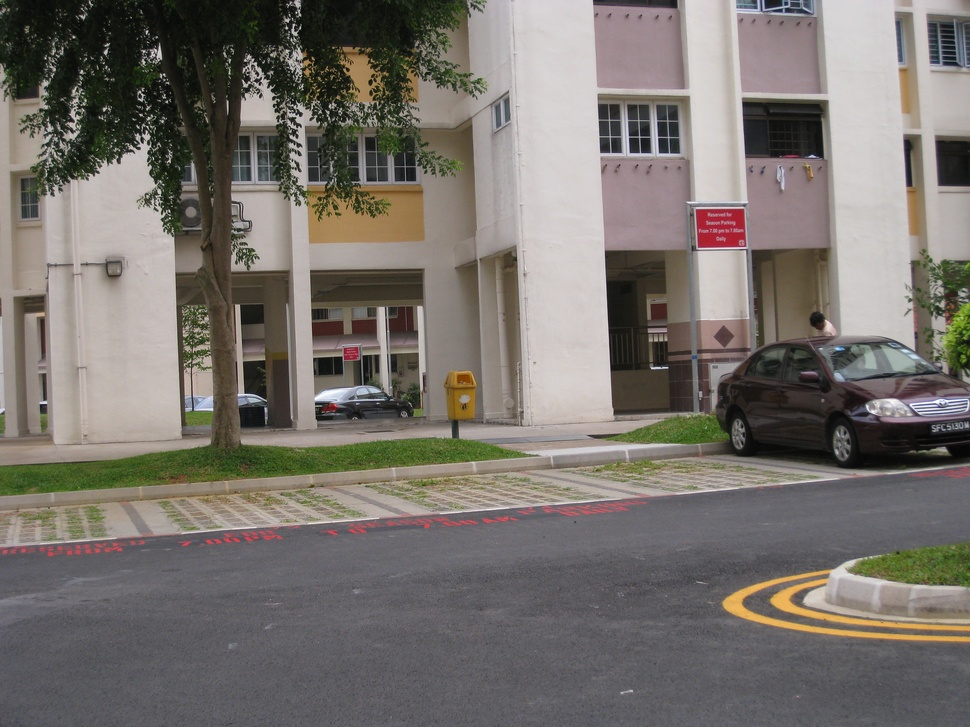
#> input picture data/images/C/I1/STA_0031.JPG, 970 x 727 px, shrunk from 3264 x 2448 before the run, found by its file name
$ python Stitcher.py
#> lines starting #> are read from the running program, lines starting #| are printed output that depends on the picture; after the words box and inside, x2 and y2 are one past the last pixel; in counts of white or black regions, pixels touching at a corner belong together
### src/taskC/functions/Helpers/KeypointDetector.py
import cv2
import os

# Using SIFT to detect keypoints
def detect_keypoints(image):
    # Create SIFT detector
    img_gray = cv2.cvtColor(image, cv2.COLOR_BGR2GRAY)
    sift = cv2.SIFT_create()

    # Detect keypoints and compute descriptors
    keypoints, descriptors = sift.detectAndCompute(img_gray, None)

    return keypoints, descriptors

# Using ORB to detect keypoints
# [33 lines left out: functions detect_keypoints_orb, main, not called in this run]

# [2 lines that do not run on import are left out]

### src/taskC/functions/Helpers/KeypointMatcher.py
import os
import cv2
import numpy as np

from functions.Helpers.KeypointDetector import detect_keypoints, detect_keypoints_orb

def match_keypoints(descriptors1, descriptors2, n = 0.15):
    """
    Match keypoints between two sets of descriptors using BFMatcher.

    :param descriptors1: Descriptors of the first image
    :param descriptors2: Descriptors of the second image
    :return: Matches between the two images
    """
    # Create BFMatcher object
    bf = cv2.BFMatcher(cv2.NORM_L2, crossCheck=True)

    # Match descriptors
    matches = bf.match(descriptors1, descriptors2)

    # Sort matches by distance
    matches = sorted(matches, key=lambda x: x.distance)

    top_n = int(len(matches) * n)
    return matches[:top_n]

# [53 lines left out: functions match_keypoints_all, main, not called in this run]

# [2 lines that do not run on import are left out]

### src/taskC/functions/Helpers/Homography.py
"""
Courtsy: https://github.com/hughesj919/HomographyEstimation/tree/master
"""

import os
import cv2
import random
import numpy as np

from functions.Helpers.KeypointDetector import detect_keypoints
from functions.Helpers.KeypointMatcher import match_keypoints

def calculate_homography(correspondences):
    a_list = []
    for corr in correspondences:
        x1, y1, x2, y2 = corr[0], corr[1], corr[2], corr[3]
        a_list.append([-x1, -y1, -1, 0, 0, 0, x2 * x1, x2 * y1, x2])
        a_list.append([0, 0, 0, -x1, -y1, -1, y2 * x1, y2 * y1, y2])
    a_matrix = np.array(a_list)

    _, _, vh = np.linalg.svd(a_matrix)
    h = vh[-1, :].reshape(3, 3)
    h /= h[2, 2]
    return h

def geometric_distance(correspondences, h):
    p1 = np.hstack((correspondences[:, :2], np.ones((correspondences.shape[0], 1))))
    p2 = np.hstack((correspondences[:, 2:], np.ones((correspondences.shape[0], 1))))
    projected_p2 = (h @ p1.T).T
    projected_p2 /= projected_p2[:, [2]]
    errors = np.linalg.norm(projected_p2[:, :2] - p2[:, :2], axis=1)
    return errors

def ransac(correspondences, threshold = 5.0, iterations=1000):
    best_h = None
    max_inliers = []

    for _ in range(iterations):
        sampled_corrs = correspondences[np.random.choice(correspondences.shape[0], 4, replace=False)]
        h = calculate_homography(sampled_corrs)
        distances = geometric_distance(correspondences, h)
        inliers = correspondences[distances < threshold]

        if len(inliers) > len(max_inliers):
            max_inliers = inliers
            best_h = h

        if len(max_inliers) > len(correspondences) * threshold:
            break

    inverse_h = np.linalg.inv(best_h)

    return inverse_h, max_inliers

# [33 lines left out: function main, not called in this run]


# [2 lines that do not run on import are left out]

### src/taskC/functions/Helpers/Warper.py
import os
import cv2
import numpy as np

from functions.Helpers.KeypointDetector import detect_keypoints, detect_keypoints_orb
from functions.Helpers.KeypointMatcher import match_keypoints
from functions.Helpers.Homography import ransac

def warp_image(target_img, H, output_shape, offset_x=0, offset_y=0):

    output_height, output_width = output_shape[:2]

    # Create an output image filled with zeros (black)
    warped_image = np.zeros((output_height, output_width, 3), dtype=np.uint8)

    inverse_H = np.linalg.inv(H)

    # Iterate over every pixel in the output image
    for y in range(output_height):
        for x in range(output_width):
            # Create homogeneous coordinates for the output pixel with offset
            pixel_homogeneous = np.array([x + offset_x, y + offset_y, 1])

            # Map the pixel back to the target image's coordinates using the inverse homography matrix
            src_coords = inverse_H @ pixel_homogeneous

            # Normalize the coordinates
            src_x = src_coords[0] / src_coords[2]
            src_y = src_coords[1] / src_coords[2]

            # Check if the mapped coordinates are within the bounds of the target image
            if 0 <= src_x < target_img.shape[1] and 0 <= src_y < target_img.shape[0]:
                # Assign the pixel value from the target image to the warped image
                warped_image[y, x] = target_img[int(src_y), int(src_x)]

    return warped_image


# [39 lines left out: function main, not called in this run]

# [2 lines that do not run on import are left out]

### src/taskC/functions/Helpers/Stitcher.py
import os
import cv2
import numpy as np

from functions.Helpers.KeypointDetector import detect_keypoints, detect_keypoints_orb
from functions.Helpers.KeypointMatcher import match_keypoints
from functions.Helpers.Homography import ransac
from functions.Helpers.Warper import warp_image

def calculate_final_image_size(left, right, H):
    left_corners = np.array([[0, 0, 1],
                                [left.shape[1] - 1, 0, 1],
                                [left.shape[1] - 1, left.shape[0] - 1, 1],
                                [0, left.shape[0] - 1, 1]])

    right_corners = np.array([[0, 0, 1],
                                [right.shape[1] - 1, 0, 1],
                                [right.shape[1] - 1, right.shape[0] - 1, 1],
                                [0, right.shape[0] - 1, 1]])

    transformed_right_corners = H @ right_corners.T
    transformed_right_corners /= transformed_right_corners[2, :]

    # Take min and max of x and y coordinates of all the corners
    max_x = int(max(np.max(left_corners[:, 0]), np.max(transformed_right_corners[0, :])))
    min_x = int(min(np.min(left_corners[:, 0]), np.min(transformed_right_corners[0, :])))
    max_y = int(max(np.max(left_corners[:, 1]), np.max(transformed_right_corners[1, :])))
    min_y = int(min(np.min(left_corners[:, 1]), np.min(transformed_right_corners[1, :])))

    return max_x, min_x, max_y, min_y

def distance_weighted_blend(left_overlap, right_overlap):
    # Convert overlaps to grayscale for mask creation
    left_gray = cv2.cvtColor(left_overlap, cv2.COLOR_BGR2GRAY)
    right_gray = cv2.cvtColor(right_overlap, cv2.COLOR_BGR2GRAY)

    # Calculate masks for non-zero regions
    left_mask = (left_gray > 0).astype(np.uint8)
    right_mask = (right_gray > 0).astype(np.uint8)

    # Apply distance transform to create weighting matrices
    left_dist_transform = cv2.distanceTransform(left_mask, cv2.DIST_L2, 3)
    right_dist_transform = cv2.distanceTransform(right_mask, cv2.DIST_L2, 3)

    # Normalize to create weight maps
    left_weights = left_dist_transform / (left_dist_transform + right_dist_transform + 1e-6)
    right_weights = right_dist_transform / (left_dist_transform + right_dist_transform + 1e-6)

    # Blend the overlapping regions
    blended_overlap = (left_overlap * left_weights[..., None] + right_overlap * right_weights[..., None]).astype(np.uint8)

    return blended_overlap

def stitch2right(left, right, H):
    max_x, min_x, max_y, min_y = calculate_final_image_size(left, right, H)

    output_width = max_x - min_x
    output_height = max_y - min_y

    output_img = np.zeros((output_height + 5, output_width + 5, 3), dtype=left.dtype)

    left_offset_x = -min_x
    left_offset_y = -min_y
    output_img[left_offset_y:left_offset_y + left.shape[0], left_offset_x:left_offset_x + left.shape[1]] = left

    warped_right = warp_image(right, H, output_img.shape, -left_offset_x, -left_offset_y)

    overlap_x_start = max(0, left_offset_x)
    overlap_x_end = min(output_img.shape[1], left_offset_x + left.shape[1])

    left_overlap = output_img[:, overlap_x_start:overlap_x_end]
    right_overlap = warped_right[:, overlap_x_start:overlap_x_end]

    # Perform distance-based blending
    blended_overlap = distance_weighted_blend(left_overlap, right_overlap)

    mask = (left_overlap > 0) & (right_overlap > 0)
    output_img[:, overlap_x_start:overlap_x_end][mask] = blended_overlap[mask]
    output_img[(output_img == 0) & (warped_right > 0)] = warped_right[(output_img == 0) & (warped_right > 0)]

    return output_img, warped_right

def stitch2left(left, right, H):
    H_inv = np.linalg.inv(H)
    max_x, min_x, max_y, min_y = calculate_final_image_size(right, left, H_inv)

    output_width = max_x - min_x
    output_height = max_y - min_y

    output_img = np.zeros((output_height + 5, output_width + 5, 3), dtype=right.dtype)

    right_offset_x = -min_x
    right_offset_y = -min_y
    output_img[right_offset_y:right_offset_y + right.shape[0], right_offset_x:right_offset_x + right.shape[1]] = right

    warped_left = warp_image(left, H_inv, output_img.shape, -right_offset_x, -right_offset_y)

    # Define overlap region
    overlap_x_start = max(0, right_offset_x)
    overlap_x_end = min(output_img.shape[1], right_offset_x + right.shape[1])

    right_overlap = output_img[:, overlap_x_start:overlap_x_end]
    left_overlap = warped_left[:, overlap_x_start:overlap_x_end]

    # Perform distance-based blending
    blended_overlap = distance_weighted_blend(left_overlap, right_overlap)

    mask = (left_overlap > 0) & (right_overlap > 0)
    output_img[:, overlap_x_start:overlap_x_end][mask] = blended_overlap[mask]
    output_img[(output_img == 0) & (warped_left > 0)] = warped_left[(output_img == 0) & (warped_left > 0)]

    return output_img, warped_left

def main():
    img1 = cv2.imread('Images/STA_0031.jpg')
#> img1 is the input picture: shape (727, 970, 3); mean B, G, R 108.5, 114, 119.3
    img2 = cv2.imread('Images/STB_0032.jpg')
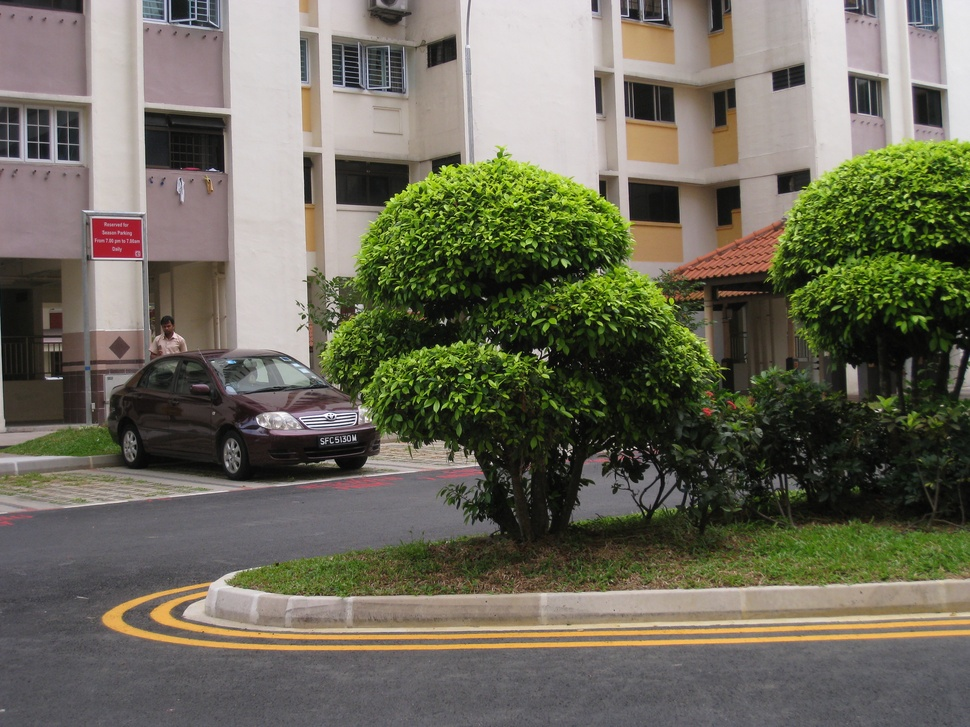
#> input picture data/images/C/I1/STB_0032.JPG, 970 x 727 px, shrunk from 3264 x 2448 before the run, found by its file name
#> img2 is the input picture: shape (727, 970, 3); mean B, G, R 91.3, 106.5, 109

    print("Images loaded")

    kp1, desc1 = detect_keypoints(img1)
#> in detect_keypoints, `keypoints, descriptors = sift.detectAndCompute(img_gray, None)`: keypoints = 2761 keypoints; strongest (x, y, size): (287, 28, 1.9), (105, 52, 2.8), (786, 130, 51.1), (81, 72, 2.4)
#> kp1 has the same summary as keypoints in detect_keypoints
    kp2, desc2 = detect_keypoints(img2)
#> in detect_keypoints (call 2), `img_gray = cv2.cvtColor(image, cv2.COLOR_BGR2GRAY)`:
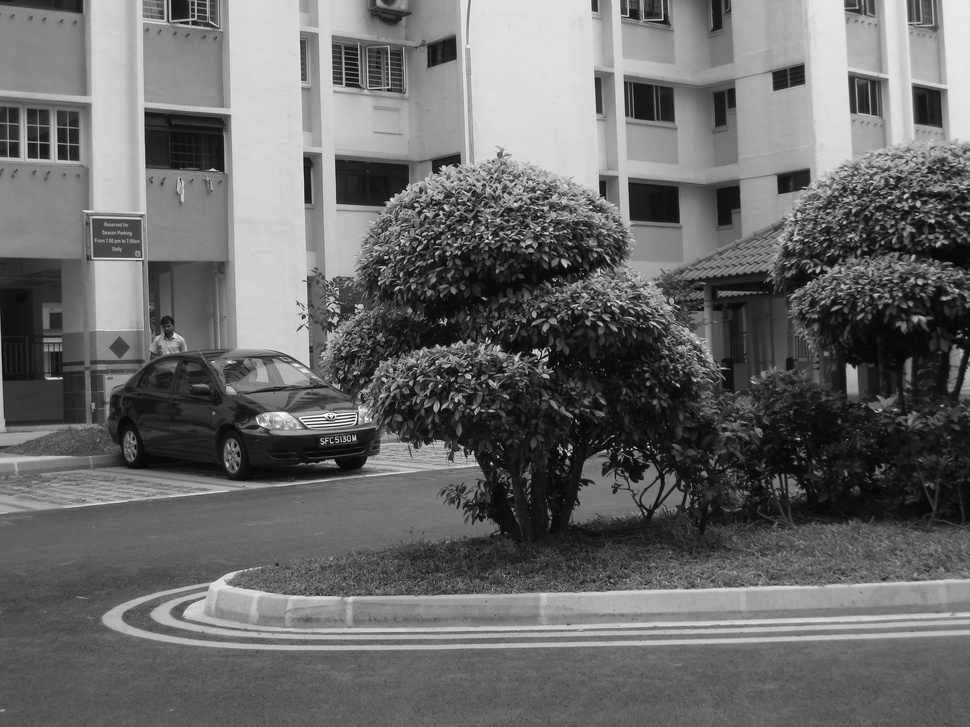
#> img_gray: shape (727, 970); min 0, max 254, mean 105.5
#> in detect_keypoints (call 2), `keypoints, descriptors = sift.detectAndCompute(img_gray, None)`: keypoints = 4847 keypoints; strongest (x, y, size): (929, 106, 23.9), (609, 304, 1.9), (569, 454, 2.2), (187, 142, 51.3)
#> kp2 has the same summary as keypoints in detect_keypoints
    keypoints = [kp1, kp2]
    matches = match_keypoints(desc1, desc2, 0.2)
#> in match_keypoints, `matches = bf.match(descriptors1, descriptors2)`: matches = 1216 matches
#> in match_keypoints, `top_n = int(len(matches) * n)`: top_n = 243
#> matches = 243 matches

    print("Keypoints detected and matched")

    correspondenceList = np.array([
        [keypoints[0][match.queryIdx].pt[0], keypoints[0][match.queryIdx].pt[1],
        keypoints[1][match.trainIdx].pt[0], keypoints[1][match.trainIdx].pt[1]]
        for match in matches
    ])
#> correspondenceList = 243 rows, first 6: [629.9, 451.6, 19.04, 464], [749.7, 169.9, 149.6, 180.6], [940.6, 623.8, 316.7, 633.4], [780.7, 173.6, 180.7, 186.3], [934.1, 58.77, 336.7, 79.73], [751.7, 149.1, 152.2, 159.8]

    H, _ = ransac(correspondenceList)
#> after the loop in ransac, `for _ in range(iterations):`: max_inliers = 220 rows, first 6: [629.9, 451.6, 19.04, 464], [749.7, 169.9, 149.6, 180.6], [940.6, 623.8, 316.7, 633.4], [780.7, 173.6, 180.7, 186.3], [934.1, 58.77, 336.7, 79.73], [751.7, 149.1, 152.2, 159.8]
#> in ransac, `inverse_h = np.linalg.inv(best_h)`: inverse_h = [[0.759, 0.0201, 536.1], [-0.0608, 0.859, 2.1], [-0.000145, -1.71e-05, 0.897]]
#> H has the same summary as inverse_h in ransac

    print("Homography matrix estimated")

    output_img, warped_right = stitch2left(img1, img2, H)
#> in stitch2left, `H_inv = np.linalg.inv(H)`: H_inv = [[1.18, -0.0416, -705.3], [0.0831, 1.16, -52.39], [0.000192, 1.54e-05, 1]]
#> in calculate_final_image_size, `transformed_right_corners = H @ right_corners.T`: transformed_right_corners = [[-705.3, 438.1, 408, -735.4], [-52.39, 28.12, 871.3, 790.8], [1, 1.19, 1.2, 1.01]]
#> in calculate_final_image_size, `transformed_right_corners /= transformed_right_corners[2, :]`: transformed_right_corners = [[-705.3, 369.3, 340.7, -727.3], [-52.39, 23.71, 727.6, 782.1], [1, 1, 1, 1]]
#> in calculate_final_image_size, `max_x = int(max(np.max(left_corners[:, 0]), np.max(transformed_right_c..`: max_x = 969
#> in calculate_final_image_size, `min_x = int(min(np.min(left_corners[:, 0]), np.min(transformed_right_c..`: min_x = -727
#> in calculate_final_image_size, `max_y = int(max(np.max(left_corners[:, 1]), np.max(transformed_right_c..`: max_y = 782
#> in calculate_final_image_size, `min_y = int(min(np.min(left_corners[:, 1]), np.min(transformed_right_c..`: min_y = -52
#> in stitch2left, `max_x, min_x, max_y, min_y = calculate_final_image_size(right, left, H..`: max_x = 969; min_x = -727; max_y = 782; min_y = -52
#> in stitch2left, `output_width = max_x - min_x`: output_width = 1696
#> in stitch2left, `output_height = max_y - min_y`: output_height = 834
#> in stitch2left, `right_offset_x = -min_x`: right_offset_x = 727
#> in stitch2left, `right_offset_y = -min_y`: right_offset_y = 52
#> in stitch2left, `output_img[right_offset_y:right_offset_y + right.shape[0], right_offse..`:
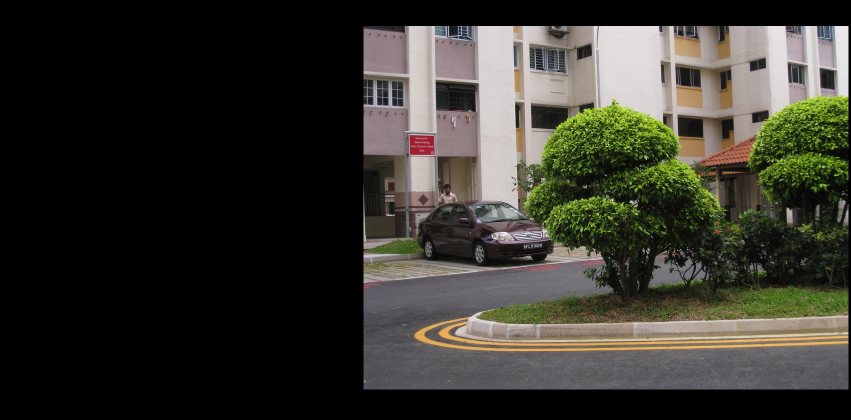
#> output_img: shape (839, 1701, 3) (shown at 1/2 size); mean B, G, R 45.1, 52.6, 53.9
#> in warp_image, `inverse_H = np.linalg.inv(H)`: inverse_H has the same summary as inverse_h in ransac
#> after the loop in warp_image, `for y in range(output_height):`:
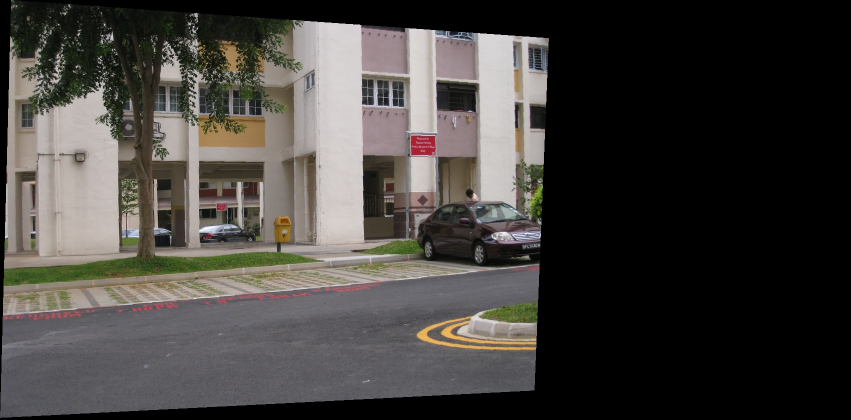
#> warped_image: shape (839, 1701, 3) (shown at 1/2 size); mean B, G, R 62, 65.4, 68.4
#> in stitch2left, `overlap_x_start = max(0, right_offset_x)`: overlap_x_start = 727
#> in stitch2left, `overlap_x_end = min(output_img.shape[1], right_offset_x + right.shape[..`: overlap_x_end = 1697
#> in distance_weighted_blend, `left_mask = (left_gray > 0).astype(np.uint8)`:
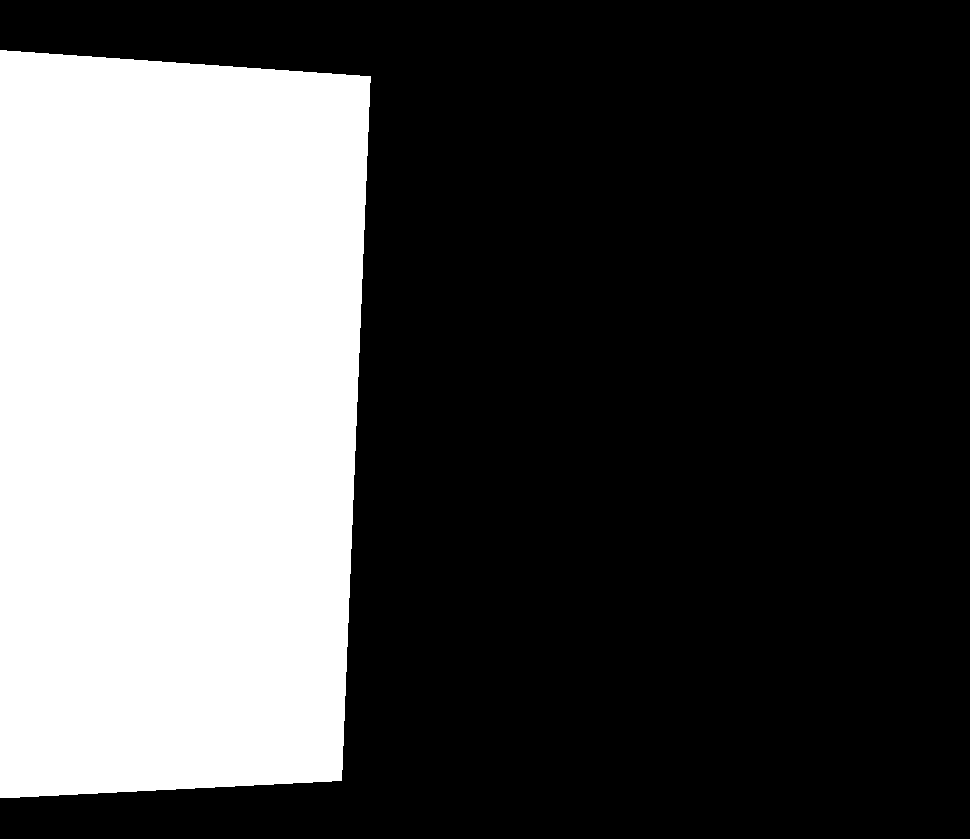
#> left_mask: shape (839, 970); values 0 (black) and 1 (white), 31.8% white; 1 white region, box (x1, y1, x2, y2) and area: (0, 50, 371, 798) 259028
#> in distance_weighted_blend, `right_mask = (right_gray > 0).astype(np.uint8)`: right_mask: shape (839, 970); values 0 (black) and 1 (white), 86.7% white; 3 black regions (1 under 20 px), largest, box (x1, y1, x2, y2) and area: (0, 779, 970, 839) 58200, (0, 0, 970, 52) 50440
#> in distance_weighted_blend, `right_weights = right_dist_transform / (left_dist_transform + right_di..`:
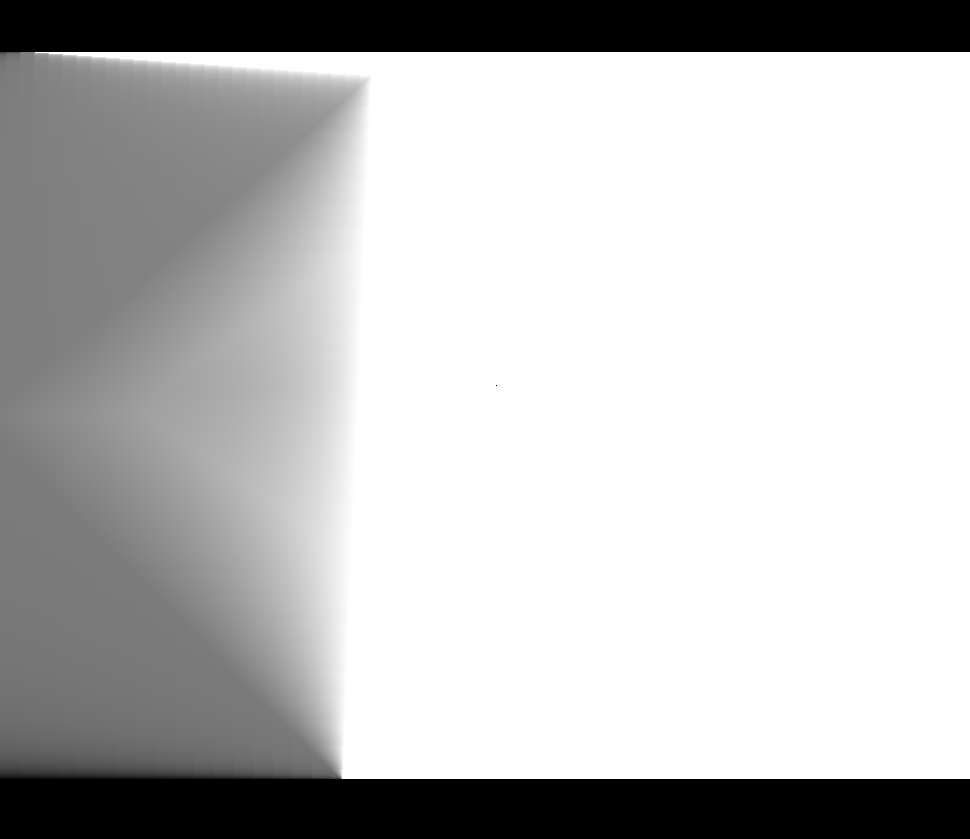
#> right_weights: shape (839, 970) float32; min 0, max 1, mean 0.738
#> in stitch2left, `output_img[(output_img == 0) & (warped_left > 0)] = warped_left[(outpu..`:
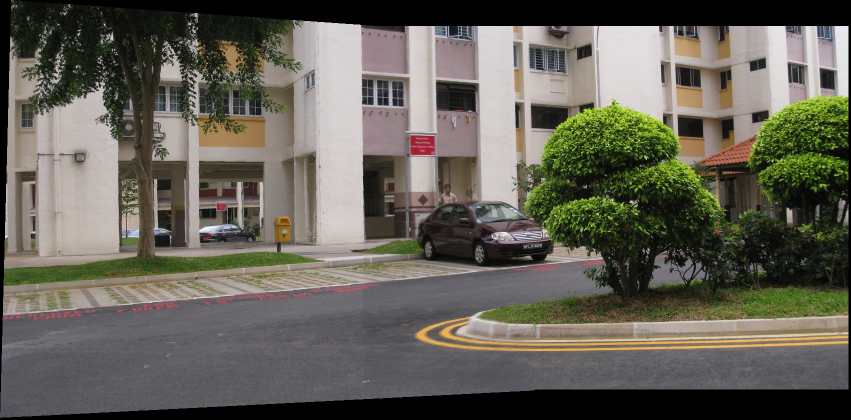
#> output_img: shape (839, 1701, 3) (shown at 1/2 size); mean B, G, R 87.1, 97.3, 100.3

    print("Images stitched")

    if not os.path.exists('_stitches'):
        os.makedirs('_stitches')

    cv2.imwrite('_stitches/stitched_image.jpg', output_img)
    cv2.imwrite('_stitches/warped_right.jpg', warped_right)

    print("Stitched image saved to '_stitches' folder.")

if __name__ == "__main__":
    main()
